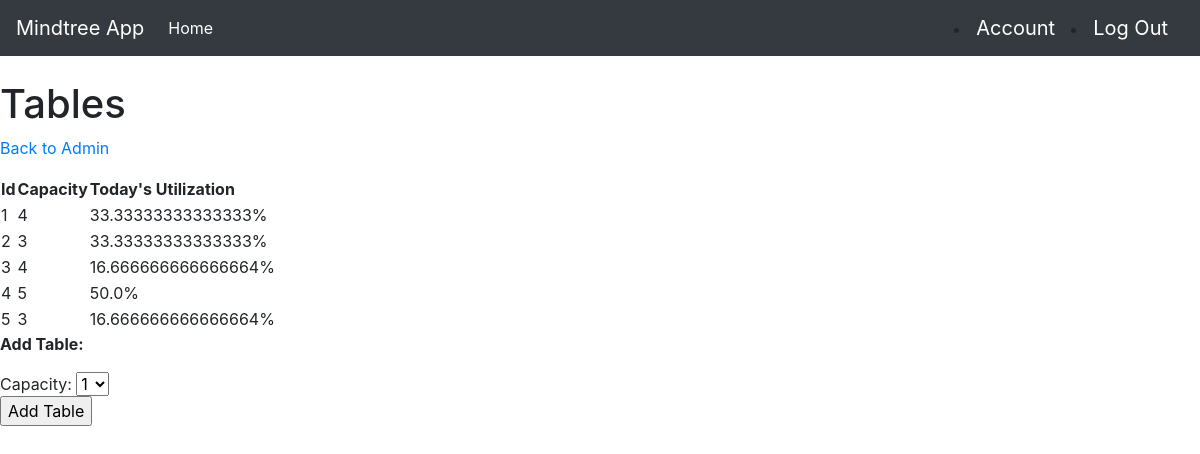
Page /show_tables on the committed database.
### app/models.py (models this page shows)
class Table(db.Model):
    id = db.Column(db.Integer, primary_key=True)
    capacity = db.Column(db.Integer, index=True)

### app/views.py (the view)
@app.route('/show_tables', methods=['GET', 'POST'])
def show_tables():
    form = AddTableForm()
    if form.validate_on_submit():
        table = Table(capacity=int(form.table_capacity.data))
        db.session.add(table)
        db.session.commit()
        flash("Table created!")
        return redirect('/show_tables')
    tables = Table.query.all()
    return render_template('show_tables.html', title="Tables", tables=tables, form=form)

### app/forms.py
class AddTableForm(Form):
    table_capacity = SelectField('table_capacity', coerce=int, choices = [(x, x) for x in range(1, MAX_TABLE_CAPACITY)])

### app/views.py (called while the page is built)
@app.context_processor
def utility_processor():
    def table_utilization(table):
        start_datetime = datetime.datetime.combine(datetime.datetime.date(datetime.datetime.now()), datetime.datetime.min.time())
        end_datetime = start_datetime + datetime.timedelta(days=1)
        num_reservations = len(Reservation.query.filter(Reservation.table==table, Reservation.reservation_time > start_datetime, Reservation.reservation_time < end_datetime).all())
        return (num_reservations / float(RESTAURANT_CLOSE_TIME - RESTAURANT_OPEN_TIME)) * 100
    return dict(table_utilization=table_utilization)

### app/templates/show_tables.html
{%  extends "base.html" %}
{% block content %}
    <h1>Tables</h1>
    <p>
        <a href="{{ url_for('admin') }}">Back to Admin</a>
    </p>
    <table>
        <tr>
            <th>Id</th>
            <th>Capacity</th>
            <th>Today's Utilization</th>
        </tr>
        {% for table in tables %}
        <tr>
            <td>{{ table.id }}</td>
            <td>{{ table.capacity }}</td>
            <td>{{ table_utilization(table) }}%</td>
        </tr>
        {% endfor %}
    </table>
    <p>
        <b>Add Table:</b>
        <form action="" method="POST" name="add_table">
            Capacity:
            {{ form.table_capacity }}<br />
            <input type="submit" value="Add Table">
        </form>
    </p>
{% endblock %}

### app/templates/base.html (shortened to what this page needs)
<!DOCTYPE html>
<html lang="en">
<head>
  <link rel="stylesheet" href="https://maxcdn.bootstrapcdn.com/bootstrap/4.4.1/css/bootstrap.min.css">
</head>
<body>
<nav class="navbar navbar-expand-lg navbar-dark bg-dark">
  <a class="navbar-brand" href="#">Mindtree App</a>
  <div class="collapse navbar-collapse" id="navbarSupportedContent">
    <ul class="navbar-nav mr-auto">
      <li class="nav-item active">
        <a class="nav-link" href="#">Home <span class="sr-only">(current)</span></a>
      </li>
    </ul>
    <form class="form-inline my-2 my-lg-0">
        <li class="nav-item active">
        <a class="navbar-brand" href="{{ '#' }}">Account</a>
        </li>
        <li class="nav-item active">
          <a class="navbar-brand" href="/logout">Log Out</a>
        </li>
    </form>
  </div>
</nav>
<br>
    {%  block content %}{% endblock %}
</body>
</html>

### rows in the picture
Table: id "1", capacity "4", table_utilization "33.33333333333333"
Table: id "2", capacity "3", table_utilization "33.33333333333333"
Table: id "3", capacity "4", table_utilization "16.666666666666664"
Table: id "4", capacity "5", table_utilization "50.0"
Table: id "5", capacity "3", table_utilization "16.666666666666664"
